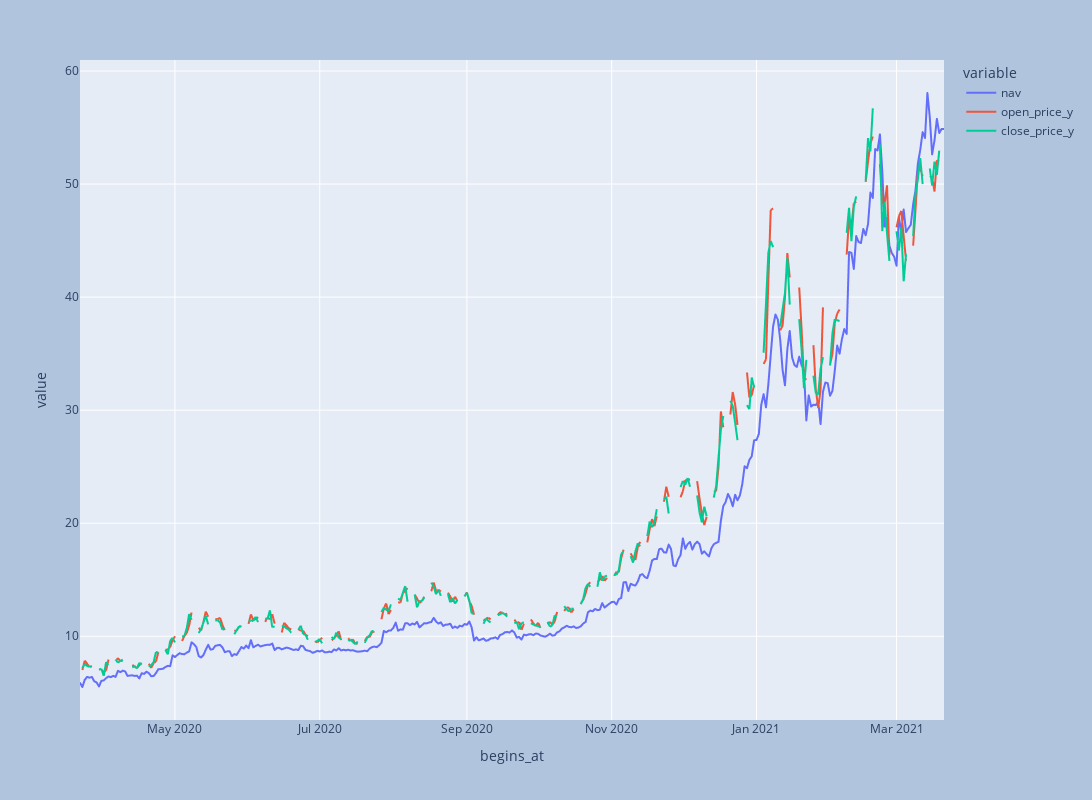

Notebook source saved alongside this figure:
### Code cell
# daily chart comparison
df_day = pd.read_csv("../data/btc_gbtc_daily_year_combined_21_03_2021.csv", sep=",", index_col='begins_at')
df_day["nav"] = df_day["open_price_x"] * btc_per_share

# import plotly.express as px
# df = px.data.stocks()

# fig = px.line(df_day, x="date", y=['nav', 'open_price_y'],
#               hover_data={"begins_at": "|%B %d, %Y"},
#               title='custom tick labels with ticklabelmode="period"')
# fig.update_xaxes(
#     dtick="M1",
#     tickformat="%b\n%Y",
#     ticklabelmode="period")
# fig.show()

fig = df_day.loc[:,['nav','open_price_y', 'close_price_y']].plot.line()
fig.update_layout(
    autosize=False,
    width=5000,
    height=800,
    paper_bgcolor="LightSteelBlue",
)
                 
fig.show()

### Figure 1 — Plotly figure (JSON) as saved in the notebook; plotly's stock layout.template omitted (floating-point values rounded to 4 significant figures; data arrays with more than 128 entries replaced by an {"elided": "..."} marker saying what was removed)
{"data": [{"hovertemplate": "variable=nav<br>begins_at=%{x}<br>value=%{y}<extra></extra>", "legendgroup": "nav", "line": {"color": "#636efa", "dash": "solid"}, "mode": "lines", "name": "nav", "showlegend": true, "type": "scattergl", "x": {"elided": "365 str values"}, "xaxis": "x", "y": {"elided": "365 float values"}, "yaxis": "y"}, {"hovertemplate": "variable=open_price_y<br>begins_at=%{x}<br>value=%{y}<extra></extra>", "legendgroup": "open_price_y", "line": {"color": "#EF553B", "dash": "solid"}, "mode": "lines", "name": "open_price_y", "showlegend": true, "type": "scattergl", "x": {"elided": "365 str values"}, "xaxis": "x", "y": {"elided": "365 float values"}, "yaxis": "y"}, {"hovertemplate": "variable=close_price_y<br>begins_at=%{x}<br>value=%{y}<extra></extra>", "legendgroup": "close_price_y", "line": {"color": "#00cc96", "dash": "solid"}, "mode": "lines", "name": "close_price_y", "showlegend": true, "type": "scattergl", "x": {"elided": "365 str values"}, "xaxis": "x", "y": {"elided": "365 float values"}, "yaxis": "y"}], "layout": {"autosize": false, "height": 800, "legend": {"title": {"text": "variable"}, "tracegroupgap": 0}, "margin": {"t": 60}, "paper_bgcolor": "LightSteelBlue", "width": 5000, "xaxis": {"anchor": "y", "domain": [0, 1], "title": {"text": "begins_at"}}, "yaxis": {"anchor": "x", "domain": [0, 1], "title": {"text": "value"}}}}
